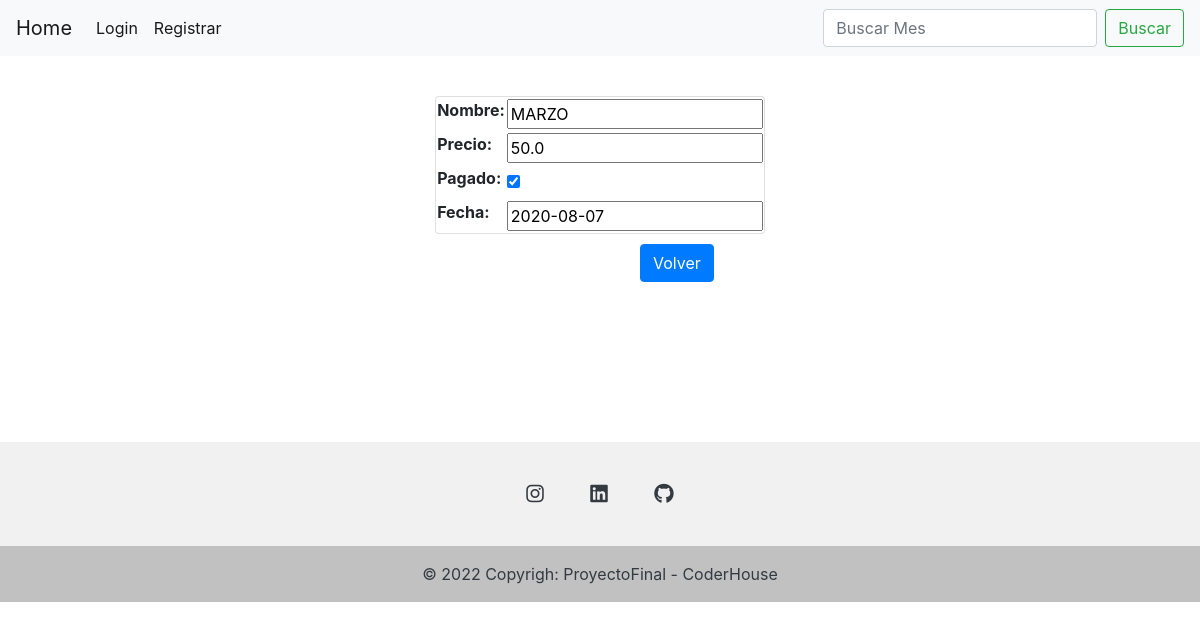
Before: /usuarios/info-mes/3/ with the older database file.
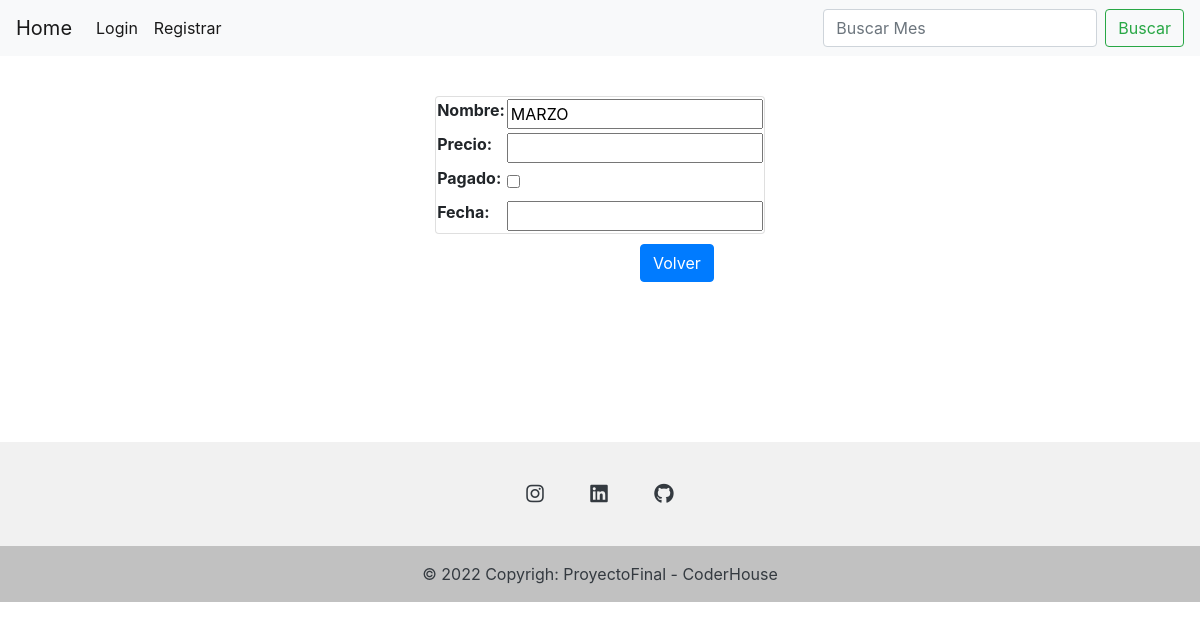
After: the same page with the newer database file.
### Servicios/models.py (models this page shows, shortened)
class Meses(models.Model):
    nombre = models.CharField(max_length=40,null=True,blank=True)
    precio=models.FloatField()
    pagado=models.BooleanField(default=False)
    fecha= models.DateField (auto_now=False)
    class Meta:
        verbose_name = 'Mes'
        verbose_name_plural = 'Meses'

### Servicios/views.py (the view)
# urls.py: path('info-mes/<int:pk>/', info_mes, name='info-mes'),
def info_mes(request, pk):
    if request.method == 'GET':
        meses = Meses.objects.get(id=pk)
        form = Formulario_mes(initial={
        'nombre':meses.nombre,
        'precio':meses.precio,
        'pagado':meses.pagado,
        'fecha':meses.fecha,
        })
        context = {'form':form}
        return render(request, 'info-mes.html', context=context)

### Servicios/form.py
class Formulario_mes(forms.Form):
    nombre = forms.CharField(max_length=40) #, disabled=True
    precio = forms.FloatField()
    pagado = forms.BooleanField(required=False)
    fecha = forms.DateField()

### templates/info-mes.html (shortened to what this page needs)
{% extends "login.html" %}
{% block body %}
    <form style="margin: 40px; align-content: center;"   action="" method="POST">
        <table  style= "width: fit-content; margin: auto;" class="card">
            {{form.as_table}}
        </table>
        <a style="margin-left: 600px; margin-top: 10px;" href="/usuarios/lista/" class="btn btn-primary">Volver</a>
        </form>
</body>
{% endblock %}

Changed rows visible on the page:
changed Meses "MARZO": precio "50.0" → (not shown); pagado "☑" → "☐"; fecha "2020-08-07" → (not shown)
